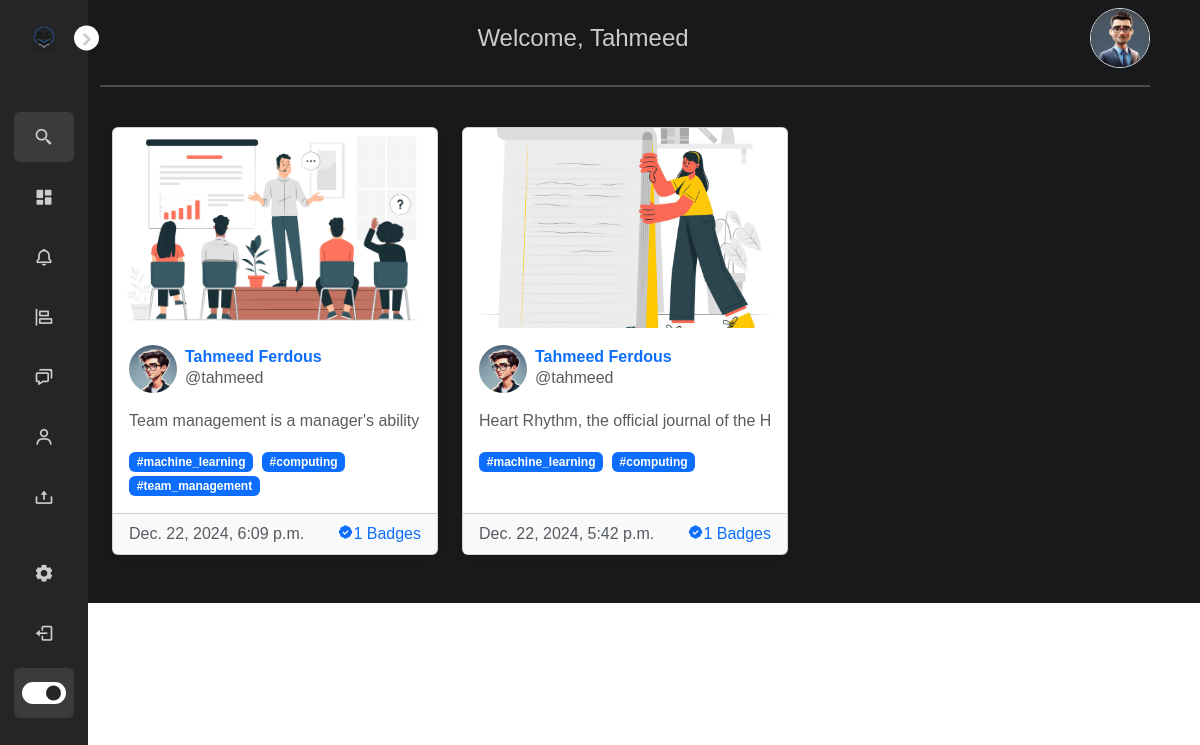
Before: /post/ (signed in) with the older database file.
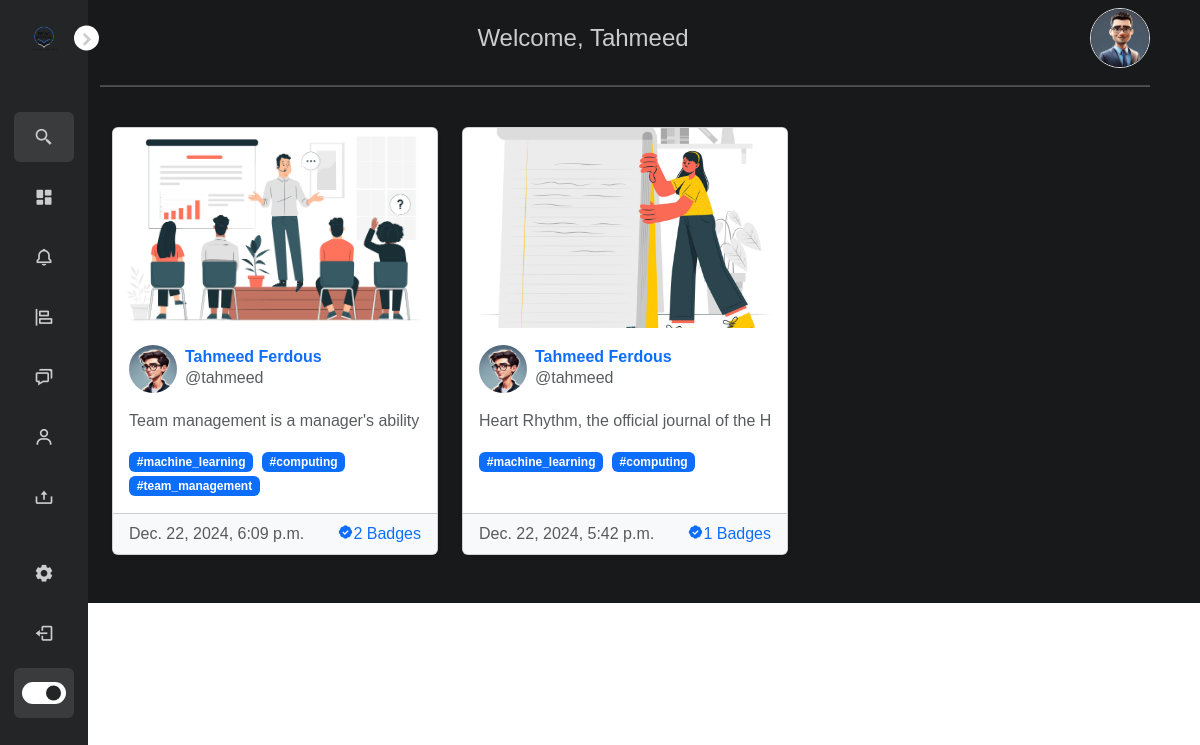
After: the same page with the newer database file.
### post/models.py (models this page shows, shortened)
class Post(models.Model):
    id = models.UUIDField(primary_key=True, default=uuid.uuid4, editable=False)
    picture = models.ImageField(upload_to=user_directory_path, verbose_name='Picture', null=False)
    caption = models.TextField(max_length=1500, verbose_name='Caption')
    posted = models.DateTimeField(auto_now_add=True)
    tags = models.ManyToManyField(Tag, related_name='posts')
    user = models.ForeignKey(User, on_delete=models.CASCADE)
    likes = models.IntegerField(default=0)
    def get_absolute_url(self):
        return reverse('postdetails', args=[str(self.id)])

### authy/models.py (models this page shows)
class Profile(models.Model):
	user = models.OneToOneField(User, on_delete=models.CASCADE)
	first_name = models.CharField(max_length=50, null=True, blank=True)
	last_name = models.CharField(max_length=50, null=True, blank=True)
	location = models.CharField(max_length=50, null=True, blank=True)
	url = models.CharField(max_length=80, null=True, blank=True)
	profile_info = models.TextField(max_length=150, null=True, blank=True)
	created = models.DateField(auto_now_add=True)
	favorites = models.ManyToManyField(Post)
	picture = models.ImageField(upload_to=user_directory_path, blank=True, null=True, verbose_name='Picture')

### post/views.py (the view)
# urls.py: path('', index, name='index'),
@login_required
@never_cache
def index(request):
	user = request.user
	posts = Stream.objects.filter(user=user)
	group_ids = []
	for post in posts:
		group_ids.append(post.post_id)
	post_items = Post.objects.filter(id__in=group_ids).all().order_by('-posted')
	template = loader.get_template('index.html')
	context = {
		'post_items': post_items,
	}
	return HttpResponse(template.render(context, request))

### direct/views.py (called while the page is built)
def checkDirects(request):
	directs_count = 0
	if request.user.is_authenticated:
		directs_count = Message.objects.filter(user=request.user, is_read=False).count()
	return {'directs_count':directs_count}

### notifications/views.py (called while the page is built)
def CountNotifications(request):
	count_notifications = 0
	if request.user.is_authenticated:
		count_notifications = Notification.objects.filter(user=request.user, is_seen=False).count()
	return {'count_notifications':count_notifications}

### post/models.py (called while the page is built)
    def get_absolute_url(self):
        return reverse('tags', args=[self.slug])

    def __str__(self):
        return self.title

### Config/templates/index.html (shortened to what the changed rows need)
{% extends 'base.html' %}
{% load static %}
{% block content %}
<div class="container-fluid py-3">
    <div class="row g-4">
        {% for post_item in post_items %}
        <div class="col-12 col-md-6 col-lg-4">
            <div class="card h-100 shadow-sm">
                <div class="card-image">
                    {% if post_item.picture %}
                    <a href="{{ post_item.get_absolute_url }}">
                        <img src="{{ post_item.picture.url }}"
                             class="card-img-top rounded-top"
                             style="height: 200px; object-fit: cover;"
                             alt="Post Image">
                    </a>
                    {% else %}
                    <img src="{% static 'media/def.png' %}"
                         class="card-img-top rounded-top"
                         alt="Default Image">
                    {% endif %}
                </div>
                <div class="card-body">
                    <div class="d-flex align-items-center mb-3">
                        <a href="{% url 'profile' post_item.user %}">
                        {% if post_item.user.profile.picture %}
                        <img src="{{ post_item.user.profile.picture.url }}"
                             alt="User Profile"
                             class="rounded-circle me-2"
                             style="width: 48px; height: 48px;">
                        {% else %}
                        <img src="{% static 'img/logo.png' %}"
                             alt="Default Profile"
                             class="rounded-circle me-2"
                             style="width: 48px; height: 48px;">
                        {% endif %}
                        </a>
                        <div class="flex-grow-1">
                            <a href="{% url 'profile' post_item.user %}" class="text-decoration-none">
                                <h6 class="mb-0 text-truncate fw-bold">
                                    {% if post_item.user.profile.first_name %}
                                    {{ post_item.user.profile.first_name }} {{ post_item.user.profile.last_name }}
                                    {% else %}
                                    BRAC University
                                    {% endif %}
                                </h6>
                            </a>
                            <p class="text-muted small mb-0 fs-6">@{{ post_item.user.username }}</p>
                        </div>
                    </div>
                    <p class="card-text text-muted text-truncate mb-3 small fs-6"
                       style="max-height: 4.5em; overflow: hidden; line-height: 1.5em;">
                        {{ post_item.caption }}
                    </p>
                    <div class="fs-6">
                        {% for tag in post_item.tags.all %}
                        <a href="{{ tag.get_absolute_url }}" class="badge bg-primary text-decoration-none me-1">#{{ tag }}</a>
                        {% endfor %}
                    </div>
                </div>
                <div class="card-footer bg-light d-flex justify-content-between align-items-center text-muted small fs-6">
                    <span> <time datetime="{{ post_item.posted }}">{{ post_item.posted }}</time></span>
                    <a href="{% url 'postlike' post_item.id %}" class="text-decoration-none">
                        <i class='bx bxs-badge-check'></i>{{ post_item.likes }} Badges
                    </a>
                </div>
            </div>
        </div>
        {% endfor %}
    </div>
</div>
{% endblock %}

Changed rows visible on the page:
changed Post "Dec. 22, 2024, 6:09 p.m.": likes "1" → "2"
